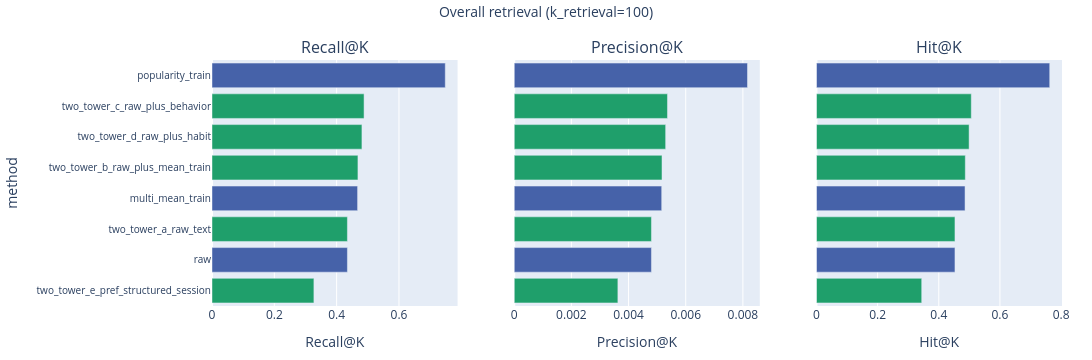

Notebook code cell kept with this figure:
### Code cell
# Retrieval: overall (Hit / Precision / Recall @ k_retrieval), now using Plotly
_retr = compare_retrieval_overall_full.sort_values(SORT_RETRIEVAL_OVERALL, ascending=False).reset_index(drop=True)
print(
    f"Retrieval viz — row sort: primary Recall@K · secondary Precision@K · tertiary Hit@K "
    f"(k_retrieval={K_RETRIEVAL}). Bars: best at TOP. Panels LEFT→RIGHT: Recall, Precision, Hit."
)
_rm = list(_retr["method"])
_rc = _method_colors(_rm)
_retr_panel_cols = [c for c in SORT_RETRIEVAL_OVERALL if c in _retr.columns]

import plotly.graph_objects as go
from plotly.subplots import make_subplots

# Prepare y labels (top-most is the best method—reverse order for plotly bar orientation)
rank_y_labels = _rm[::-1]
color_map_reversed = _rc[::-1]
n_methods = len(_rm)
n_panels = len(_retr_panel_cols)

fig_retr = make_subplots(
    rows=1, cols=n_panels, shared_yaxes=True,
    subplot_titles=[f"{col}" for col in _retr_panel_cols]
)

for idx, col in enumerate(_retr_panel_cols, start=1):
    values = list(_retr[col].astype(float))[::-1]
    trace = go.Bar(
        x=values,
        y=rank_y_labels,
        orientation="h",
        marker_color=color_map_reversed,
        name=col,
        showlegend=False,
    )
    fig_retr.add_trace(trace, row=1, col=idx)
    fig_retr.update_xaxes(title_text=col, row=1, col=idx)

fig_retr.update_yaxes(tickfont=dict(size=10), title_text="method", row=1, col=1)
fig_retr.update_layout(
    title=dict(
        text=f"Overall retrieval (k_retrieval={K_RETRIEVAL})",
        x=0.5,
        y=0.98,
        font=dict(size=14)
    ),
    height=max(320, 45 * n_methods),
    width=4.5 * n_panels * 100,
    barmode="group",
    margin=dict(t=60, b=20, l=150, r=30)
)
fig_retr.show()

### Figure 1 — Plotly figure (JSON) as saved in the notebook; plotly's stock layout.template omitted (floating-point values rounded to 4 significant figures)
{"data": [{"marker": {"color": ["#1f9f6b", "#4662a9", "#1f9f6b", "#4662a9", "#1f9f6b", "#1f9f6b", "#1f9f6b", "#4662a9"]}, "name": "Recall@K", "orientation": "h", "showlegend": false, "type": "bar", "x": [0.327, 0.4345, 0.4345, 0.4672, 0.4683, 0.4811, 0.488, 0.7486], "xaxis": "x", "y": ["two_tower_e_pref_structured_session", "raw", "two_tower_a_raw_text", "multi_mean_train", "two_tower_b_raw_plus_mean_train", "two_tower_d_raw_plus_habit", "two_tower_c_raw_plus_behavior", "popularity_train"], "yaxis": "y"}, {"marker": {"color": ["#1f9f6b", "#4662a9", "#1f9f6b", "#4662a9", "#1f9f6b", "#1f9f6b", "#1f9f6b", "#4662a9"]}, "name": "Precision@K", "orientation": "h", "showlegend": false, "type": "bar", "x": [0.003626, 0.004801, 0.004801, 0.005159, 0.00517, 0.005298, 0.005362, 0.008161], "xaxis": "x2", "y": ["two_tower_e_pref_structured_session", "raw", "two_tower_a_raw_text", "multi_mean_train", "two_tower_b_raw_plus_mean_train", "two_tower_d_raw_plus_habit", "two_tower_c_raw_plus_behavior", "popularity_train"], "yaxis": "y2"}, {"marker": {"color": ["#1f9f6b", "#4662a9", "#1f9f6b", "#4662a9", "#1f9f6b", "#1f9f6b", "#1f9f6b", "#4662a9"]}, "name": "Hit@K", "orientation": "h", "showlegend": false, "type": "bar", "x": [0.3442, 0.453, 0.453, 0.4859, 0.4868, 0.4992, 0.5063, 0.7628], "xaxis": "x3", "y": ["two_tower_e_pref_structured_session", "raw", "two_tower_a_raw_text", "multi_mean_train", "two_tower_b_raw_plus_mean_train", "two_tower_d_raw_plus_habit", "two_tower_c_raw_plus_behavior", "popularity_train"], "yaxis": "y3"}], "layout": {"annotations": [{"font": {"size": 16}, "showarrow": false, "text": "Recall@K", "x": 0.1444, "xanchor": "center", "xref": "paper", "y": 1, "yanchor": "bottom", "yref": "paper"}, {"font": {"size": 16}, "showarrow": false, "text": "Precision@K", "x": 0.5, "xanchor": "center", "xref": "paper", "y": 1, "yanchor": "bottom", "yref": "paper"}, {"font": {"size": 16}, "showarrow": false, "text": "Hit@K", "x": 0.8556, "xanchor": "center", "xref": "paper", "y": 1, "yanchor": "bottom", "yref": "paper"}], "barmode": "group", "height": 360, "margin": {"b": 20, "l": 150, "r": 30, "t": 60}, "title": {"font": {"size": 14}, "text": "Overall retrieval (k_retrieval=100)", "x": 0.5, "y": 0.98}, "width": 1350, "xaxis": {"anchor": "y", "domain": [0, 0.2889], "title": {"text": "Recall@K"}}, "xaxis2": {"anchor": "y2", "domain": [0.3556, 0.6444], "title": {"text": "Precision@K"}}, "xaxis3": {"anchor": "y3", "domain": [0.7111, 1], "title": {"text": "Hit@K"}}, "yaxis": {"anchor": "x", "domain": [0, 1], "tickfont": {"size": 10}, "title": {"text": "method"}}, "yaxis2": {"anchor": "x2", "domain": [0, 1], "matches": "y", "showticklabels": false}, "yaxis3": {"anchor": "x3", "domain": [0, 1], "matches": "y", "showticklabels": false}}}
